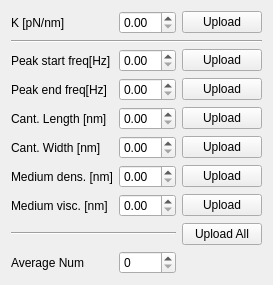
       <widget class="QWidget" name="calibKTab">
        <attribute name="title">
         <string>K Calibration</string>
        </attribute>
        <layout class="QGridLayout" name="gridLayout_6">
         <item row="4" column="0">
          <widget class="QLabel" name="label_17">
           <property name="text">
            <string>Cant. Length [nm]</string>
           </property>
          </widget>
         </item>
         <item row="5" column="2">
          <widget class="QPushButton" name="uploadClWidBtn">
           <property name="text">
            <string>Upload</string>
           </property>
          </widget>
         </item>
         <item row="3" column="0">
          <widget class="QLabel" name="label_16">
           <property name="text">
            <string>Peak end freq[Hz]</string>
           </property>
          </widget>
         </item>
         <item row="5" column="0">
          <widget class="QLabel" name="label_18">
           <property name="text">
            <string>Cant. Width [nm]</string>
           </property>
          </widget>
         </item>
         <item row="2" column="2">
          <widget class="QPushButton" name="uploadPkStartFreqBtn">
           <property name="text">
            <string>Upload</string>
           </property>
          </widget>
         </item>
         <item row="7" column="0">
          <widget class="QLabel" name="label_20">
           <property name="text">
            <string>Medium visc. [nm]</string>
           </property>
          </widget>
         </item>
         <item row="4" column="1">
          <widget class="QDoubleSpinBox" name="clLenNumDbl"/>
         </item>
         <item row="0" column="0">
          <widget class="QLabel" name="label_14">
           <property name="text">
            <string>K [pN/nm]</string>
           </property>
          </widget>
         </item>
         <item row="4" column="2">
          <widget class="QPushButton" name="uploadClLenBtn">
           <property name="text">
            <string>Upload</string>
           </property>
          </widget>
         </item>
         <item row="0" column="2">
          <widget class="QPushButton" name="uploadKBtn">
           <property name="text">
            <string>Upload</string>
           </property>
          </widget>
         </item>
         <item row="6" column="2">
          <widget class="QPushButton" name="uploadMediumDensBtn">
           <property name="text">
            <string>Upload</string>
           </property>
          </widget>
         </item>
         <item row="2" column="0">
          <widget class="QLabel" name="label_15">
           <property name="text">
            <string>Peak start freq[Hz]</string>
           </property>
          </widget>
         </item>
         <item row="7" column="1">
          <widget class="QDoubleSpinBox" name="mediumViscNumDbl"/>
         </item>
         <item row="7" column="2">
          <widget class="QPushButton" name="uploadMediumViscBtn">
           <property name="text">
            <string>Upload</string>
           </property>
          </widget>
         </item>
         <item row="1" column="0" colspan="3">
          <widget class="Line" name="line_6">
           <property name="orientation">
            <enum>Qt::Horizontal</enum>
           </property>
          </widget>
         </item>
         <item row="3" column="1">
          <widget class="QDoubleSpinBox" name="pkEndFreqNumDbl"/>
         </item>
         <item row="3" column="2">
          <widget class="QPushButton" name="uploadPkEndFreqBtn">
           <property name="text">
            <string>Upload</string>
           </property>
          </widget>
         </item>
         <item row="6" column="1">
          <widget class="QDoubleSpinBox" name="mediumDensNumDbl"/>
         </item>
         <item row="2" column="1">
          <widget class="QDoubleSpinBox" name="pkStartFreqNumDbl"/>
         </item>
         <item row="6" column="0">
          <widget class="QLabel" name="label_19">
           <property name="text">
            <string>Medium dens. [nm]</string>
           </property>
          </widget>
         </item>
         <item row="5" column="1">
          <widget class="QDoubleSpinBox" name="clWidNumDbl"/>
         </item>
         <item row="0" column="1">
          <widget class="QDoubleSpinBox" name="kNumDbl"/>
         </item>
         <item row="9" column="0">
          <widget class="QLabel" name="label_21">
           <property name="text">
            <string>Average Num</string>
           </property>
          </widget>
         </item>
         <item row="9" column="1">
          <widget class="QSpinBox" name="avgNumNum"/>
         </item>
         <item row="8" column="0" colspan="2">
          <widget class="Line" name="line_7">
           <property name="orientation">
            <enum>Qt::Horizontal</enum>
           </property>
          </widget>
         </item>
         <item row="8" column="2">
          <widget class="QPushButton" name="uploadKCalibTn">
           <property name="text">
            <string>Upload All</string>
           </property>
          </widget>
         </item>
        </layout>
       </widget>
